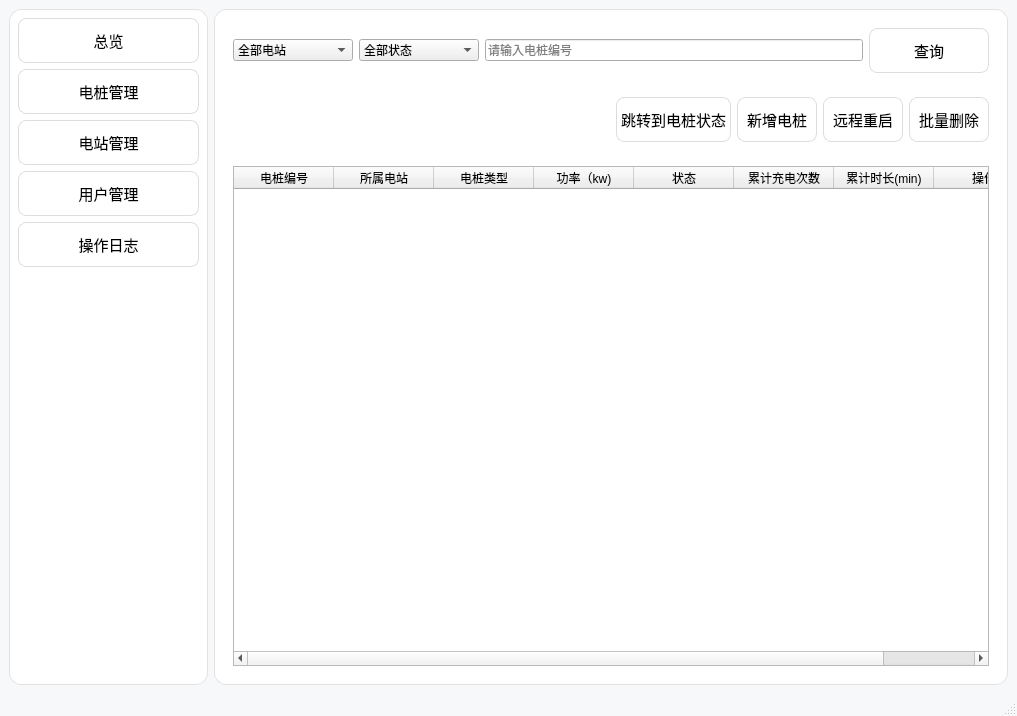
<?xml version="1.0" encoding="UTF-8"?>
<ui version="4.0">
 <class>MainWindow</class>
 <widget class="QMainWindow" name="MainWindow">
  <property name="geometry">
   <rect>
    <x>0</x>
    <y>0</y>
    <width>1017</width>
    <height>716</height>
   </rect>
  </property>
  <property name="windowTitle">
   <string>MainWindow</string>
  </property>
  <property name="styleSheet">
   <string notr="true">/* 全局主窗口背景 */
QMainWindow{
    background-color:#f7f8fa;
}
/* 侧边栏容器：对象名 sideBarWidget，QWidget不识别padding，padding删掉，边距交给内部布局 */
QWidget#sideBarWidget
{
    background-color:#ffffff;
    border:1px solid #e2e2e2;
    border-radius:12px;
}
/* 侧边按钮普通状态 */
QPushButton
{
    background-color: #ffffff;
    border: 1px solid #dddddd;
    border-radius: 8px;
    padding:10px 4px;
    font-size:11pt;
    font-weight:400;
    text-align:center;
}
QPushButton:hover
{
    background-color: #f0f4ff;
    border-color:#b8c8f0;
}
/* 选中状态 */
QPushButton[selected=&quot;true&quot;]
{
    background-color:#4078e8;
    color:#ffffff;
    border:1px solid #4078e8;
}
/* 选中按钮按下时保持蓝色调，不要变灰色 */
QPushButton[selected=&quot;true&quot;]:pressed
{
    background-color:#2f62cc;
    color:#ffffff;
    border:1px solid #2f62cc;
}
/* 普通按钮按下 */
QPushButton:pressed
{
    background-color:#e9e9e9;
}
/* StackedWidget：外层大圆角白色卡片容器 */
QStackedWidget
{
    background-color:#ffffff;
    border-radius:12px;
    border:1px solid #e2e2e2;
}
/* 六个统计卡片【合并card1‑card6，统一背景边框】 */
QWidget#card1, QWidget#card2, QWidget#card3, QWidget#card4,
QWidget#card5, QWidget#card6
{
    background-color:#f0f7ff;
    border-radius:10px;
    border:1px solid #d9e8ff;
}

/* 卡片标题：15pt，修正为正确对象名 labTitleIncome */
QLabel#labTitleIncome,
QLabel#labTitleOrder,
QLabel#labTitleOnline,
QLabel#labTitleUser,
QLabel#labTitleMonthIncome,
QLabel#labTitleTotalIncome
{
    font-size: 15pt;
    color: #404040;
}
/* 卡片数值：23pt，新增本月、累计营收数值标签 */
QLabel#labIncome,
QLabel#labOrderCnt,
QLabel#labPileOnline,
QLabel#labUserCnt,
QLabel#labMonthIncome,
QLabel#labTotalIncome
{
    font-size: 23pt;
    font-weight: 600;
    color: #111111;
}

/* -------- 顶部两个操作按钮（刷新、图表按钮）可选微调 -------- */
QPushButton#btnRefresh, QPushButton#btnShowChart
{
    padding:6px 14px;
    font-size:10pt;
}
</string>
  </property>
  <widget class="QWidget" name="centralwidget">
   <property name="sizePolicy">
    <sizepolicy hsizetype="Expanding" vsizetype="Expanding">
     <horstretch>0</horstretch>
     <verstretch>0</verstretch>
    </sizepolicy>
   </property>
   <layout class="QHBoxLayout" name="horizontalLayout" stretch="1,4">
    <item>
     <widget class="QWidget" name="sideBarWidget" native="true">
      <property name="sizePolicy">
       <sizepolicy hsizetype="Expanding" vsizetype="Expanding">
        <horstretch>0</horstretch>
        <verstretch>0</verstretch>
       </sizepolicy>
      </property>
      <property name="minimumSize">
       <size>
        <width>180</width>
        <height>0</height>
       </size>
      </property>
      <layout class="QVBoxLayout" name="verticalLayout">
       <item>
        <widget class="QPushButton" name="btnOverview">
         <property name="sizePolicy">
          <sizepolicy hsizetype="Expanding" vsizetype="Fixed">
           <horstretch>0</horstretch>
           <verstretch>0</verstretch>
          </sizepolicy>
         </property>
         <property name="text">
          <string>总览</string>
         </property>
        </widget>
       </item>
       <item>
        <widget class="QPushButton" name="btnPile">
         <property name="sizePolicy">
          <sizepolicy hsizetype="Expanding" vsizetype="Fixed">
           <horstretch>0</horstretch>
           <verstretch>0</verstretch>
          </sizepolicy>
         </property>
         <property name="text">
          <string>电桩管理</string>
         </property>
        </widget>
       </item>
       <item>
        <widget class="QPushButton" name="btnStation">
         <property name="sizePolicy">
          <sizepolicy hsizetype="Expanding" vsizetype="Fixed">
           <horstretch>0</horstretch>
           <verstretch>0</verstretch>
          </sizepolicy>
         </property>
         <property name="text">
          <string>电站管理</string>
         </property>
        </widget>
       </item>
       <item>
        <widget class="QPushButton" name="btnUser">
         <property name="sizePolicy">
          <sizepolicy hsizetype="Expanding" vsizetype="Fixed">
           <horstretch>0</horstretch>
           <verstretch>0</verstretch>
          </sizepolicy>
         </property>
         <property name="text">
          <string>用户管理</string>
         </property>
        </widget>
       </item>
       <item>
        <widget class="QPushButton" name="btnLog">
         <property name="sizePolicy">
          <sizepolicy hsizetype="Expanding" vsizetype="Fixed">
           <horstretch>0</horstretch>
           <verstretch>0</verstretch>
          </sizepolicy>
         </property>
         <property name="text">
          <string>操作日志</string>
         </property>
        </widget>
       </item>
       <item>
        <spacer name="verticalSpacer_5">
         <property name="orientation">
          <enum>Qt::Vertical</enum>
         </property>
         <property name="sizeHint" stdset="0">
          <size>
           <width>20</width>
           <height>40</height>
          </size>
         </property>
        </spacer>
       </item>
      </layout>
     </widget>
    </item>
    <item>
     <widget class="QStackedWidget" name="stackedWidget">
      <property name="sizePolicy">
       <sizepolicy hsizetype="Expanding" vsizetype="Expanding">
        <horstretch>0</horstretch>
        <verstretch>0</verstretch>
       </sizepolicy>
      </property>
      <property name="currentIndex">
       <number>1</number>
      </property>
      <widget class="QWidget" name="page_0">
       <property name="sizePolicy">
        <sizepolicy hsizetype="Expanding" vsizetype="Expanding">
         <horstretch>0</horstretch>
         <verstretch>0</verstretch>
        </sizepolicy>
       </property>
       <layout class="QGridLayout" name="gridLayout" rowstretch="0,0,0,0" columnstretch="0,0">
        <property name="leftMargin">
         <number>20</number>
        </property>
        <property name="topMargin">
         <number>20</number>
        </property>
        <property name="rightMargin">
         <number>20</number>
        </property>
        <property name="bottomMargin">
         <number>20</number>
        </property>
        <property name="spacing">
         <number>18</number>
        </property>
        <item row="3" column="1">
         <widget class="QWidget" name="card6" native="true">
          <property name="sizePolicy">
           <sizepolicy hsizetype="Expanding" vsizetype="Expanding">
            <horstretch>0</horstretch>
            <verstretch>0</verstretch>
           </sizepolicy>
          </property>
          <layout class="QVBoxLayout" name="verticalLayout_8" stretch="1,2">
           <item>
            <widget class="QLabel" name="labTitleTotalIncome">
             <property name="text">
              <string>累计总营收</string>
             </property>
            </widget>
           </item>
           <item>
            <widget class="QLabel" name="labTotalIncome">
             <property name="text">
              <string>labTotalIncome</string>
             </property>
             <property name="alignment">
              <set>Qt::AlignCenter</set>
             </property>
            </widget>
           </item>
          </layout>
         </widget>
        </item>
        <item row="1" column="0">
         <widget class="QWidget" name="card1" native="true">
          <property name="sizePolicy">
           <sizepolicy hsizetype="Expanding" vsizetype="Expanding">
            <horstretch>0</horstretch>
            <verstretch>0</verstretch>
           </sizepolicy>
          </property>
          <layout class="QVBoxLayout" name="verticalLayout_2" stretch="1,2">
           <item>
            <widget class="QLabel" name="labTitleIncome">
             <property name="text">
              <string>今日营收</string>
             </property>
            </widget>
           </item>
           <item>
            <widget class="QLabel" name="labIncome">
             <property name="text">
              <string>labIncome</string>
             </property>
             <property name="alignment">
              <set>Qt::AlignCenter</set>
             </property>
            </widget>
           </item>
          </layout>
         </widget>
        </item>
        <item row="0" column="1">
         <widget class="QWidget" name="widget_top_bar" native="true">
          <property name="sizePolicy">
           <sizepolicy hsizetype="Preferred" vsizetype="Preferred">
            <horstretch>0</horstretch>
            <verstretch>0</verstretch>
           </sizepolicy>
          </property>
          <layout class="QHBoxLayout" name="horizontalLayout_3">
           <item>
            <widget class="QPushButton" name="btnRefresh">
             <property name="sizePolicy">
              <sizepolicy hsizetype="Minimum" vsizetype="Fixed">
               <horstretch>0</horstretch>
               <verstretch>0</verstretch>
              </sizepolicy>
             </property>
             <property name="minimumSize">
              <size>
               <width>120</width>
               <height>40</height>
              </size>
             </property>
             <property name="text">
              <string>刷新</string>
             </property>
            </widget>
           </item>
           <item>
            <widget class="QPushButton" name="btnChart">
             <property name="minimumSize">
              <size>
               <width>120</width>
               <height>40</height>
              </size>
             </property>
             <property name="text">
              <string>营收折线图</string>
             </property>
            </widget>
           </item>
          </layout>
         </widget>
        </item>
        <item row="2" column="1">
         <widget class="QWidget" name="card4" native="true">
          <property name="sizePolicy">
           <sizepolicy hsizetype="Expanding" vsizetype="Expanding">
            <horstretch>0</horstretch>
            <verstretch>0</verstretch>
           </sizepolicy>
          </property>
          <layout class="QVBoxLayout" name="verticalLayout_5" stretch="1,2">
           <item>
            <widget class="QLabel" name="labTitleUser">
             <property name="text">
              <string>用户总数</string>
             </property>
            </widget>
           </item>
           <item>
            <widget class="QLabel" name="labUserCnt">
             <property name="text">
              <string>labUserCnt</string>
             </property>
             <property name="alignment">
              <set>Qt::AlignCenter</set>
             </property>
            </widget>
           </item>
          </layout>
         </widget>
        </item>
        <item row="1" column="1">
         <widget class="QWidget" name="card2" native="true">
          <property name="sizePolicy">
           <sizepolicy hsizetype="Expanding" vsizetype="Expanding">
            <horstretch>0</horstretch>
            <verstretch>0</verstretch>
           </sizepolicy>
          </property>
          <layout class="QVBoxLayout" name="verticalLayout_3" stretch="1,2">
           <item>
            <widget class="QLabel" name="labTitleOrder">
             <property name="text">
              <string>今日订单</string>
             </property>
            </widget>
           </item>
           <item>
            <widget class="QLabel" name="labOrderCnt">
             <property name="text">
              <string>labOrderCnt</string>
             </property>
             <property name="alignment">
              <set>Qt::AlignCenter</set>
             </property>
            </widget>
           </item>
          </layout>
         </widget>
        </item>
        <item row="2" column="0">
         <widget class="QWidget" name="card3" native="true">
          <property name="sizePolicy">
           <sizepolicy hsizetype="Expanding" vsizetype="Expanding">
            <horstretch>0</horstretch>
            <verstretch>0</verstretch>
           </sizepolicy>
          </property>
          <layout class="QVBoxLayout" name="verticalLayout_4" stretch="1,2">
           <item>
            <widget class="QLabel" name="labTitleOnline">
             <property name="text">
              <string>在线电桩</string>
             </property>
            </widget>
           </item>
           <item>
            <widget class="QLabel" name="labPileOnline">
             <property name="text">
              <string>labPileOnline</string>
             </property>
             <property name="alignment">
              <set>Qt::AlignCenter</set>
             </property>
            </widget>
           </item>
          </layout>
         </widget>
        </item>
        <item row="3" column="0">
         <widget class="QWidget" name="card5" native="true">
          <property name="sizePolicy">
           <sizepolicy hsizetype="Expanding" vsizetype="Expanding">
            <horstretch>0</horstretch>
            <verstretch>0</verstretch>
           </sizepolicy>
          </property>
          <layout class="QVBoxLayout" name="verticalLayout_7" stretch="1,2">
           <item>
            <widget class="QLabel" name="labTitleMonthIncome">
             <property name="text">
              <string>本月营收</string>
             </property>
            </widget>
           </item>
           <item>
            <widget class="QLabel" name="labMonthIncome">
             <property name="text">
              <string>labMonthIncome</string>
             </property>
             <property name="alignment">
              <set>Qt::AlignCenter</set>
             </property>
            </widget>
           </item>
          </layout>
         </widget>
        </item>
       </layout>
      </widget>
      <widget class="QWidget" name="page_1">
       <layout class="QVBoxLayout" name="verticalLayout_10" stretch="0,0,1">
        <item>
         <widget class="QWidget" name="widget_4" native="true">
          <layout class="QHBoxLayout" name="horizontalLayout_5">
           <item>
            <widget class="QComboBox" name="comboStation">
             <property name="minimumSize">
              <size>
               <width>120</width>
               <height>0</height>
              </size>
             </property>
             <item>
              <property name="text">
               <string>全部电站
</string>
              </property>
             </item>
            </widget>
           </item>
           <item>
            <widget class="QComboBox" name="comboPileStatus">
             <property name="minimumSize">
              <size>
               <width>120</width>
               <height>0</height>
              </size>
             </property>
             <item>
              <property name="text">
               <string>全部状态</string>
              </property>
             </item>
             <item>
              <property name="text">
               <string>闲置</string>
              </property>
             </item>
             <item>
              <property name="text">
               <string>预约</string>
              </property>
             </item>
             <item>
              <property name="text">
               <string>在用</string>
              </property>
             </item>
             <item>
              <property name="text">
               <string>故障</string>
              </property>
             </item>
            </widget>
           </item>
           <item>
            <widget class="QLineEdit" name="lineEditPileId">
             <property name="placeholderText">
              <string>请输入电桩编号</string>
             </property>
            </widget>
           </item>
           <item>
            <widget class="QPushButton" name="btnPileQuery">
             <property name="sizePolicy">
              <sizepolicy hsizetype="Preferred" vsizetype="Fixed">
               <horstretch>0</horstretch>
               <verstretch>0</verstretch>
              </sizepolicy>
             </property>
             <property name="minimumSize">
              <size>
               <width>120</width>
               <height>0</height>
              </size>
             </property>
             <property name="text">
              <string>查询</string>
             </property>
            </widget>
           </item>
          </layout>
         </widget>
        </item>
        <item>
         <widget class="QWidget" name="widget_6" native="true">
          <layout class="QHBoxLayout" name="horizontalLayout_7">
           <item>
            <spacer name="horizontalSpacer_2">
             <property name="orientation">
              <enum>Qt::Horizontal</enum>
             </property>
             <property name="sizeHint" stdset="0">
              <size>
               <width>40</width>
               <height>20</height>
              </size>
             </property>
            </spacer>
           </item>
           <item>
            <widget class="QPushButton" name="btnGoPileStatus">
             <property name="sizePolicy">
              <sizepolicy hsizetype="Fixed" vsizetype="Fixed">
               <horstretch>0</horstretch>
               <verstretch>0</verstretch>
              </sizepolicy>
             </property>
             <property name="minimumSize">
              <size>
               <width>80</width>
               <height>0</height>
              </size>
             </property>
             <property name="text">
              <string>跳转到电桩状态</string>
             </property>
            </widget>
           </item>
           <item>
            <widget class="QPushButton" name="btnAddPile">
             <property name="sizePolicy">
              <sizepolicy hsizetype="Preferred" vsizetype="Fixed">
               <horstretch>0</horstretch>
               <verstretch>0</verstretch>
              </sizepolicy>
             </property>
             <property name="minimumSize">
              <size>
               <width>80</width>
               <height>0</height>
              </size>
             </property>
             <property name="text">
              <string>新增电桩</string>
             </property>
            </widget>
           </item>
           <item>
            <widget class="QPushButton" name="btnRemoteReboot">
             <property name="sizePolicy">
              <sizepolicy hsizetype="Preferred" vsizetype="Fixed">
               <horstretch>0</horstretch>
               <verstretch>0</verstretch>
              </sizepolicy>
             </property>
             <property name="minimumSize">
              <size>
               <width>80</width>
               <height>0</height>
              </size>
             </property>
             <property name="text">
              <string>远程重启</string>
             </property>
            </widget>
           </item>
           <item>
            <widget class="QPushButton" name="btnBatchDelete">
             <property name="sizePolicy">
              <sizepolicy hsizetype="Preferred" vsizetype="Fixed">
               <horstretch>0</horstretch>
               <verstretch>0</verstretch>
              </sizepolicy>
             </property>
             <property name="minimumSize">
              <size>
               <width>80</width>
               <height>0</height>
              </size>
             </property>
             <property name="text">
              <string>批量删除</string>
             </property>
            </widget>
           </item>
          </layout>
         </widget>
        </item>
        <item>
         <widget class="QWidget" name="widget_5" native="true">
          <property name="sizePolicy">
           <sizepolicy hsizetype="Expanding" vsizetype="Expanding">
            <horstretch>0</horstretch>
            <verstretch>0</verstretch>
           </sizepolicy>
          </property>
          <layout class="QVBoxLayout" name="verticalLayout_11">
           <item>
            <widget class="QTableWidget" name="tableWidgetPile">
             <property name="selectionMode">
              <enum>QAbstractItemView::MultiSelection</enum>
             </property>
             <property name="selectionBehavior">
              <enum>QAbstractItemView::SelectRows</enum>
             </property>
             <property name="columnCount">
              <number>8</number>
             </property>
             <column>
              <property name="text">
               <string>电桩编号</string>
              </property>
             </column>
             <column>
              <property name="text">
               <string>所属电站</string>
              </property>
             </column>
             <column>
              <property name="text">
               <string>电桩类型</string>
              </property>
             </column>
             <column>
              <property name="text">
               <string>功率（kw)</string>
              </property>
             </column>
             <column>
              <property name="text">
               <string>状态</string>
              </property>
             </column>
             <column>
              <property name="text">
               <string>累计充电次数</string>
              </property>
             </column>
             <column>
              <property name="text">
               <string>累计时长(min)</string>
              </property>
             </column>
             <column>
              <property name="text">
               <string>操作</string>
              </property>
             </column>
            </widget>
           </item>
          </layout>
         </widget>
        </item>
       </layout>
      </widget>
      <widget class="QWidget" name="page_2">
       <widget class="QLabel" name="labelStationPage">
        <property name="geometry">
         <rect>
          <x>216</x>
          <y>220</y>
          <width>161</width>
          <height>20</height>
         </rect>
        </property>
        <property name="text">
         <string>电站管理页面</string>
        </property>
       </widget>
      </widget>
      <widget class="QWidget" name="page_3">
       <layout class="QVBoxLayout" name="verticalLayout_6">
        <item>
         <widget class="QWidget" name="widget" native="true">
          <layout class="QHBoxLayout" name="horizontalLayout_2" stretch="1,0">
           <item>
            <widget class="QLineEdit" name="editSearchPhone">
             <property name="placeholderText">
              <string>请输入手机号</string>
             </property>
            </widget>
           </item>
           <item>
            <widget class="QPushButton" name="btnSearch">
             <property name="sizePolicy">
              <sizepolicy hsizetype="Minimum" vsizetype="Fixed">
               <horstretch>0</horstretch>
               <verstretch>0</verstretch>
              </sizepolicy>
             </property>
             <property name="text">
              <string>search</string>
             </property>
            </widget>
           </item>
          </layout>
         </widget>
        </item>
        <item>
         <widget class="QTableWidget" name="tableUser">
          <property name="columnCount">
           <number>7</number>
          </property>
          <column/>
          <column/>
          <column/>
          <column/>
          <column/>
          <column/>
          <column/>
         </widget>
        </item>
       </layout>
      </widget>
      <widget class="QWidget" name="page_4">
       <widget class="QLabel" name="labelLogPage">
        <property name="geometry">
         <rect>
          <x>290</x>
          <y>220</y>
          <width>291</width>
          <height>17</height>
         </rect>
        </property>
        <property name="text">
         <string>操作日志页面</string>
        </property>
       </widget>
      </widget>
      <widget class="QWidget" name="page_5">
       <layout class="QVBoxLayout" name="verticalLayout_9" stretch="0,1">
        <item>
         <widget class="QWidget" name="widget_2" native="true">
          <property name="sizePolicy">
           <sizepolicy hsizetype="Preferred" vsizetype="Preferred">
            <horstretch>0</horstretch>
            <verstretch>0</verstretch>
           </sizepolicy>
          </property>
          <property name="minimumSize">
           <size>
            <width>0</width>
            <height>0</height>
           </size>
          </property>
          <layout class="QHBoxLayout" name="horizontalLayout_4">
           <item>
            <spacer name="horizontalSpacer">
             <property name="orientation">
              <enum>Qt::Horizontal</enum>
             </property>
             <property name="sizeHint" stdset="0">
              <size>
               <width>40</width>
               <height>20</height>
              </size>
             </property>
            </spacer>
           </item>
           <item>
            <widget class="QPushButton" name="btnBackHome">
             <property name="minimumSize">
              <size>
               <width>120</width>
               <height>40</height>
              </size>
             </property>
             <property name="text">
              <string>返回总览</string>
             </property>
            </widget>
           </item>
           <item>
            <widget class="QPushButton" name="btnShift">
             <property name="minimumSize">
              <size>
               <width>120</width>
               <height>40</height>
              </size>
             </property>
             <property name="text">
              <string>btnShift</string>
             </property>
            </widget>
           </item>
          </layout>
         </widget>
        </item>
        <item>
         <widget class="QWidget" name="widget_chart" native="true"/>
        </item>
       </layout>
      </widget>
     </widget>
    </item>
   </layout>
  </widget>
  <widget class="QMenuBar" name="menubar">
   <property name="geometry">
    <rect>
     <x>0</x>
     <y>0</y>
     <width>1017</width>
     <height>28</height>
    </rect>
   </property>
  </widget>
  <widget class="QStatusBar" name="statusbar"/>
 </widget>
 <resources/>
 <connections/>
</ui>
